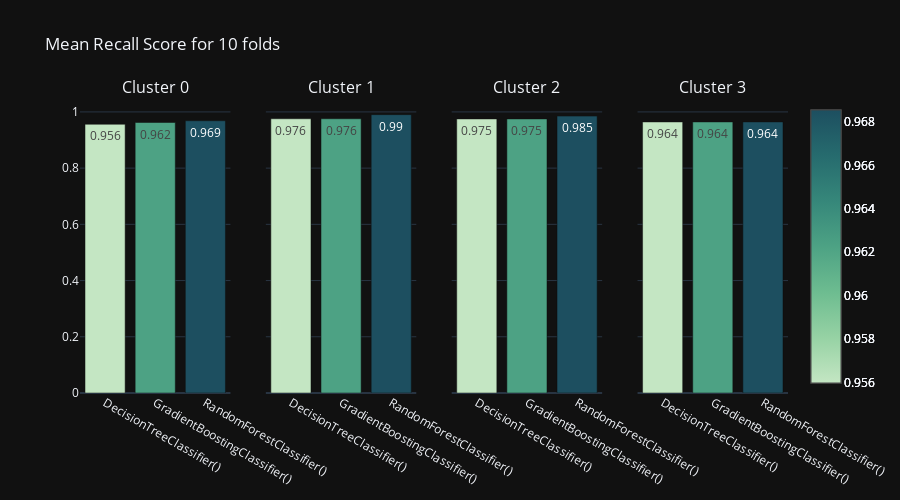

Here is the notebook cell this chart was saved with:
### Code cell
co2.multiclass_report_bycluster(df,"clusters",listadelistas,estimadores_elegidos,"Recall",10,True,0)

### Figure 1 — Plotly figure (JSON) as saved in the notebook; plotly's stock layout.template omitted (floating-point values rounded to 4 significant figures)
{"data": [{"marker": {"color": [0.956, 0.9623, 0.9686], "colorscale": [[0, "rgb(196, 230, 195)"], [0.1667, "rgb(150, 210, 164)"], [0.3333, "rgb(109, 188, 144)"], [0.5, "rgb(77, 162, 132)"], [0.6667, "rgb(54, 135, 122)"], [0.8333, "rgb(38, 107, 110)"], [1, "rgb(29, 79, 96)"]], "showscale": true}, "text": [0.956, 0.962, 0.969], "type": "bar", "x": ["DecisionTreeClassifier()", "GradientBoostingClassifier()", "RandomForestClassifier()"], "xaxis": "x", "y": [0.956, 0.9623, 0.9686], "yaxis": "y"}, {"marker": {"color": [0.956, 0.9623, 0.9686], "colorscale": [[0, "rgb(196, 230, 195)"], [0.1667, "rgb(150, 210, 164)"], [0.3333, "rgb(109, 188, 144)"], [0.5, "rgb(77, 162, 132)"], [0.6667, "rgb(54, 135, 122)"], [0.8333, "rgb(38, 107, 110)"], [1, "rgb(29, 79, 96)"]], "showscale": true}, "text": [0.976, 0.976, 0.99], "type": "bar", "x": ["DecisionTreeClassifier()", "GradientBoostingClassifier()", "RandomForestClassifier()"], "xaxis": "x2", "y": [0.9756, 0.9756, 0.9902], "yaxis": "y2"}, {"marker": {"color": [0.956, 0.9623, 0.9686], "colorscale": [[0, "rgb(196, 230, 195)"], [0.1667, "rgb(150, 210, 164)"], [0.3333, "rgb(109, 188, 144)"], [0.5, "rgb(77, 162, 132)"], [0.6667, "rgb(54, 135, 122)"], [0.8333, "rgb(38, 107, 110)"], [1, "rgb(29, 79, 96)"]], "showscale": true}, "text": [0.975, 0.975, 0.985], "type": "bar", "x": ["DecisionTreeClassifier()", "GradientBoostingClassifier()", "RandomForestClassifier()"], "xaxis": "x3", "y": [0.975, 0.975, 0.985], "yaxis": "y3"}, {"marker": {"color": [0.956, 0.9623, 0.9686], "colorscale": [[0, "rgb(196, 230, 195)"], [0.1667, "rgb(150, 210, 164)"], [0.3333, "rgb(109, 188, 144)"], [0.5, "rgb(77, 162, 132)"], [0.6667, "rgb(54, 135, 122)"], [0.8333, "rgb(38, 107, 110)"], [1, "rgb(29, 79, 96)"]], "showscale": true}, "text": [0.964, 0.964, 0.964], "type": "bar", "x": ["DecisionTreeClassifier()", "GradientBoostingClassifier()", "RandomForestClassifier()"], "xaxis": "x4", "y": [0.9643, 0.9643, 0.9643], "yaxis": "y4"}], "layout": {"annotations": [{"font": {"size": 16}, "showarrow": false, "text": "Cluster 0", "x": 0.1062, "xanchor": "center", "xref": "paper", "y": 1, "yanchor": "bottom", "yref": "paper"}, {"font": {"size": 16}, "showarrow": false, "text": "Cluster 1", "x": 0.3688, "xanchor": "center", "xref": "paper", "y": 1, "yanchor": "bottom", "yref": "paper"}, {"font": {"size": 16}, "showarrow": false, "text": "Cluster 2", "x": 0.6313, "xanchor": "center", "xref": "paper", "y": 1, "yanchor": "bottom", "yref": "paper"}, {"font": {"size": 16}, "showarrow": false, "text": "Cluster 3", "x": 0.8938, "xanchor": "center", "xref": "paper", "y": 1, "yanchor": "bottom", "yref": "paper"}], "height": 500, "showlegend": false, "title": {"text": "Mean Recall Score for 10 folds"}, "xaxis": {"anchor": "y", "domain": [0, 0.2125]}, "xaxis2": {"anchor": "y2", "domain": [0.2625, 0.475]}, "xaxis3": {"anchor": "y3", "domain": [0.525, 0.7375]}, "xaxis4": {"anchor": "y4", "domain": [0.7875, 1]}, "yaxis": {"anchor": "x", "domain": [0, 1]}, "yaxis2": {"anchor": "x2", "domain": [0, 1], "matches": "y", "showticklabels": false}, "yaxis3": {"anchor": "x3", "domain": [0, 1], "matches": "y", "showticklabels": false}, "yaxis4": {"anchor": "x4", "domain": [0, 1], "matches": "y", "showticklabels": false}}}
